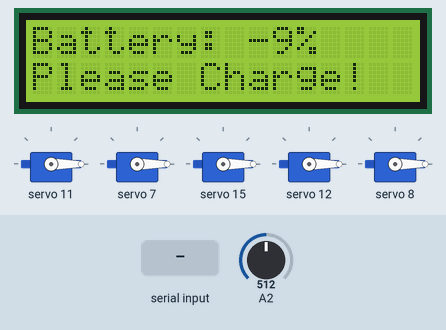
Simulated run of this sketch. Board: Arduino Uno, built with avr-gcc and run on an emulated ATmega328P. Parts: 16×2 character LCD, 5 × servo. The test bench sets the inputs (shaded band); at power-on: A2 = 512. What the sketch prints to the serial monitor is not drawn.

Above: at 7.0 s.
7.1 s: A2 set to 771
At 7.4 s:
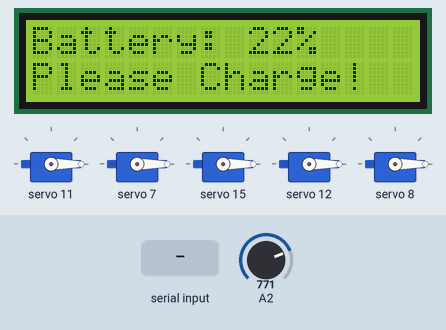
8.6 s: A2 set to 791
At 10.7 s:
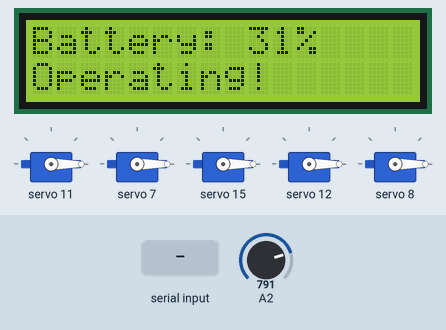
11.2 s: "Z" received over Serial
At 12.4 s:
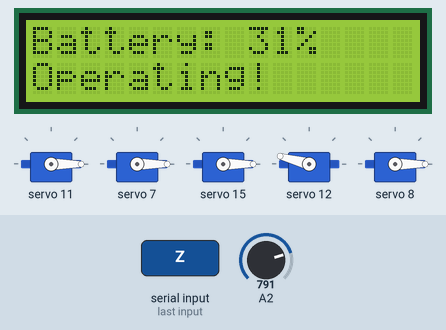
12.7 s: A2 set to 716
At 14.4 s:
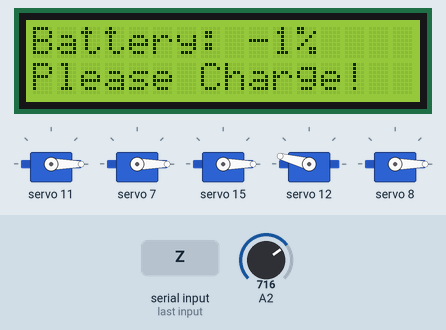
15.0 s: byte 0 (0) received over Serial
At 15.6 s:
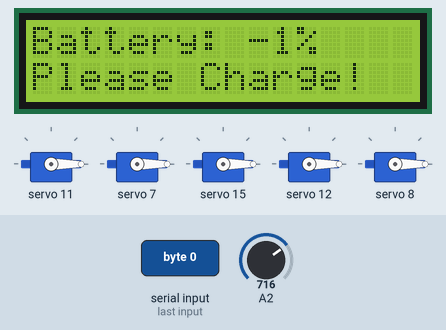
Timing chart, 0 to 17.5 s (numbered marks = the images above; inputs shaded):
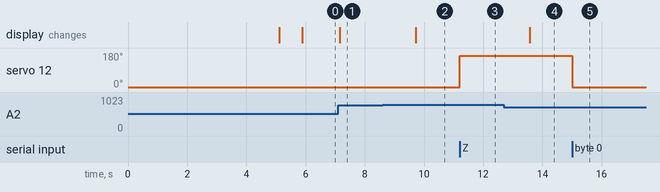

Measured:
- the behaviour switches between 778 and 779 on A2 (found by bisection; images 1 and 2)
- after the input at 7.1 s, the display: changes after 0.05 s (image 1)
- after the input at 8.6 s, the display: changes after 1.1 s (image 2)
- after the input at 11.2 s, servo 12: 0° → 165° at once
- after the input at 12.7 s, the display: changes after 0.87 s (image 4)
- after the input at 15.0 s, servo 12: 165° → 0° at once

The sketch:

Prosthetic_Hand.ino
```cpp
// INFORMATION
// -------------------------------------------
// Thumb = 4 == (4) Servo
// Index = 10 == (6) Servo
// Middle = 15 == (5) Servo
// Ring = 7 == (3) Servo
// Pinky = 12 == (2) Servo

// A5 == SCL
// A4 == SDA
// -------------------------------------------


#include <Adafruit_PWMServoDriver.h>  // PWM Servo Controller Library
#include <LiquidCrystal_I2C.h> // I2C LCD Library
#include <Wire.h> // Wire Library

Adafruit_PWMServoDriver pwm; // Define the Adafruit PWM Library as "pwm"
LiquidCrystal_I2C lcd(0x27,  16, 2); // Define the LiquidCrystal Library as "lcd" and setting dimenions

#define SERVOMIN 100 // 0 Degree
#define SERVOMAX 600 // 180 Degree
#define SERVOMID 350 // 90 Degree
#define SERVONUM 5 // Number of Servos

int servoPins[5] = {11, 7, 15, 12, 8}; // Define Servo Pins on PWM Controller (7, 8, 11, 12, 15)
int buttonPins[5] = {2, 3, 4, 5, 6}; // Define Button Pins on Arduino'
long loopcount = 0;

int VoltPerCent() { // Calculates the voltage of the batteries through a voltage divider
  int voltpercent;
  float value, voltage=0, voltmax=8.4, voltmin=6.4, voltageraw=0;
  value = analogRead(A2); // Read voltage divider

  voltageraw = value * (5.0/1023.0);
  voltage = voltageraw * ((50.0+61.0)/61.0); // Voltage Divider R1=50kOHM & R2=61kOHM
  voltpercent = (voltage-voltmin)*100.0/(voltmax - voltmin);

  return voltpercent;
}

void LoopCounter(int loops){ // Counts the number of Loops
  loopcount++;

  if(loopcount == loops){ // Execute after a set number of loops
    if(VoltPerCent() > 25){
      lcd.clear();
      lcd.setCursor(0,0); lcd.print("Battery: ");
      lcd.setCursor(9,0); lcd.print(VoltPerCent());
      lcd.setCursor(11,0); lcd.print("%");
      lcd.setCursor(0,1); lcd.print("Operating!");
    }
    else{
      lcd.clear();
      lcd.setCursor(0,0); lcd.print("Battery: ");
      lcd.setCursor(9,0); lcd.print(VoltPerCent());
      lcd.setCursor(11,0); lcd.print("%");
      lcd.setCursor(0,1); lcd.print("Please Charge!");
    }

    loopcount = 0;
  }
}

int AngleToPulse(int ang) { // Convert Angle to Pulses for Servo
  int pulse = map(ang, 0, 180, SERVOMIN, SERVOMAX); // Maps the Angles to Pulses
  return pulse;
}

void setup() {
  Serial.begin(9600); // Initialize Serial Monitor
  Serial.println("Start Test");

  pwm.begin(); // Initialize PWM Servo Controller
  pwm.setPWMFreq(50); // Set Servo Frequency

  lcd.init(); // Initialize LCD Screen
  lcd.backlight(); // Initialize LCD Backlight

  lcd.setCursor(0,0); lcd.print("Initializing"); // Write on Top Row
  lcd.setCursor(0,1); lcd.print("Please Wait..."); // Write on Bottom Row


  for(int i = 0; i < SERVONUM; i++){ // Reset All Servos to 0 Degree
    pwm.setPWM(servoPins[i], 0, AngleToPulse(0));
    delay(1000);
  }

  lcd.clear(); lcd.print("Welcome!"); // Clear LCD and Print
  delay(750);
  lcd.clear();

  LoopCounter(1);

  // Define Pins on Arduino For Buttons
  pinMode(2, INPUT_PULLUP);
  pinMode(3, INPUT_PULLUP);
  pinMode(4, INPUT_PULLUP);
  pinMode(5, INPUT_PULLUP);
  pinMode(6, INPUT_PULLUP);
}

void loop() {
  LoopCounter(50);

  int incomingAngle = Serial.read();

  // for (int i = 0; i < SERVONUM; i++) {  // Control Fingers with 5 Buttons
  //   if (digitalRead(buttonPins[i]) == HIGH) {
  //     pwm.setPWM(servoPins[i], 0, AngleToPulse(0)); // released
  //     Serial.println("Extend");
  //   }
  //   else if(digitalRead(buttonPins[i]) == LOW) {
  //     pwm.setPWM(servoPins[i], 0, AngleToPulse(130));   // pressed
  //     Serial.println("Curl");
  //   }
  // }

  if (Serial.available() >= 0) {
    if (incomingAngle == 90) {
      pwm.setPWM(servoPins[3], 0, AngleToPulse(130));
      Serial.println(incomingAngle);
    }
    else if (incomingAngle == 0){
      pwm.setPWM(servoPins[3], 0, AngleToPulse(0));
    }
  Serial.println(incomingAngle);
  }

  delay(25);

}
```
